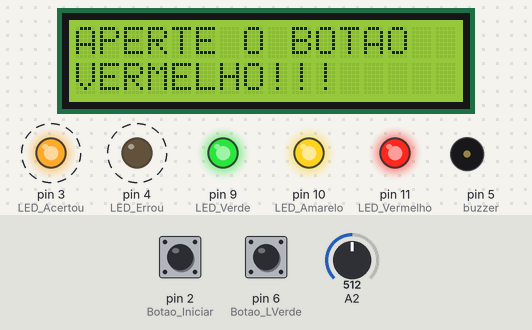
This sketch was run on a simulated Arduino Uno, built with avr-gcc and run on an emulated ATmega328P. Parts: 16×2 character LCD, output pins drawn as LEDs (lit = HIGH), buzzer (waves = sounding). Dashed ring = blinking. The test bench sets the inputs (shaded band); at power-on: pin 2 (Botao_Iniciar) LOW, pin 6 (Botao_LVerde) LOW, A2 = 512. Random numbers use the default seed unless the sketch sets one.

Above: at 1.28 s.
1.5 s: pin 2 (Botao_Iniciar) pulled HIGH for 0.35 s
At 2.2 s:
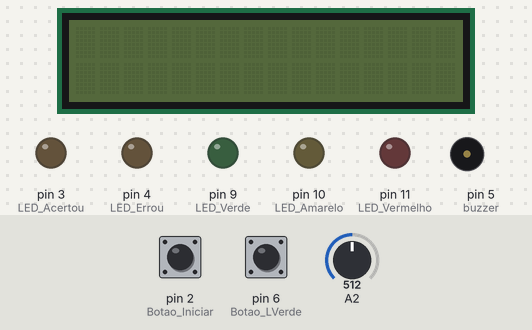
4.8 s: pin 6 (Botao_LVerde) pulled HIGH for 1 s
At 5.9 s:
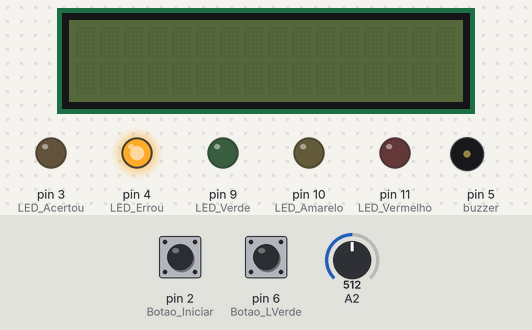
At 9.21 s:
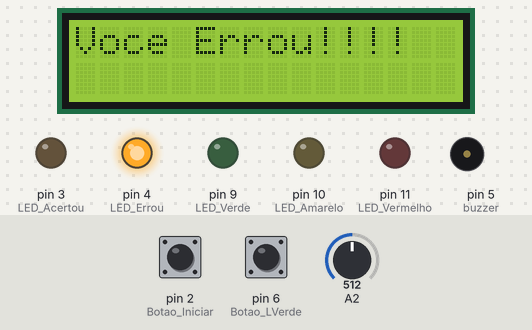
Timing chart, 0 to 13.6 s (numbered marks = the images above; inputs shaded):
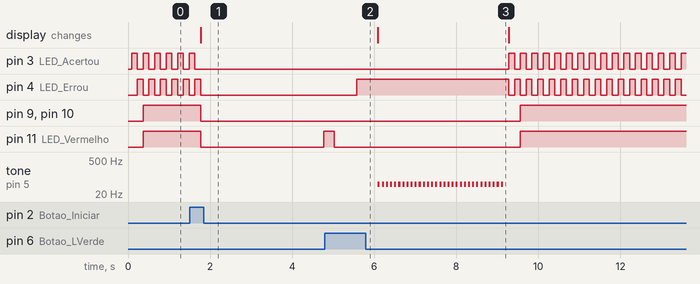

Measured:
- after the input at 1.5 s, pin 9 (LED_Verde), pin 10 (LED_Amarelo): HIGH → LOW after 0.27 s; pin 11 (LED_Vermelho): HIGH → LOW after 0.27 s, → HIGH 3.0 s later; the display: changes after 0.27 s (image 1)
- after the input at 4.8 s, pin 3 (LED_Acertou): alternates HIGH for 0.14 s and LOW for 0.14 s, starting after 4.5 s; pin 4 (LED_Errou): LOW → HIGH after 0.77 s, then repeats every 0.28 s: LOW 0.14 s, HIGH 0.14 s

The sketch:

arduinoGenius.ino
```cpp
// Créditos à Robson Couto pela Música
// Asa branca - Luiz Gonzaga
// Score available at https://musescore.com/user/190926/scores/181370

#include <LiquidCrystal_I2C.h>
#include <Wire.h>

LiquidCrystal_I2C lcd(0x27,2,1,0,4,5,6,7,3, POSITIVE);

int numerosSorteados[10];
int vezes = 0;
int contador;
int contador2;
int contador3;
int contador4;

boolean jogadorJogou = false;
int verificador = -1;
int jogadorJogada = -1;

#define NOTE_B0  31
#define NOTE_C1  33
#define NOTE_CS1 35
#define NOTE_D1  37
#define NOTE_DS1 39
#define NOTE_E1  41
#define NOTE_F1  44
#define NOTE_FS1 46
#define NOTE_G1  49
#define NOTE_GS1 52
#define NOTE_A1  55
#define NOTE_AS1 58
#define NOTE_B1  62
#define NOTE_C2  65
#define NOTE_CS2 69
#define NOTE_D2  73
#define NOTE_DS2 78
#define NOTE_E2  82
#define NOTE_F2  87
#define NOTE_FS2 93
#define NOTE_G2  98
#define NOTE_GS2 104
#define NOTE_A2  110
#define NOTE_AS2 117
#define NOTE_B2  123
#define NOTE_C3  131
#define NOTE_CS3 139
#define NOTE_D3  147
#define NOTE_DS3 156
#define NOTE_E3  165
#define NOTE_F3  175
#define NOTE_FS3 185
#define NOTE_G3  196
#define NOTE_GS3 208
#define NOTE_A3  220
#define NOTE_AS3 233
#define NOTE_B3  247
#define NOTE_C4  262
#define NOTE_CS4 277
#define NOTE_D4  294
#define NOTE_DS4 311
#define NOTE_E4  330
#define NOTE_F4  349
#define NOTE_FS4 370
#define NOTE_G4  392
#define NOTE_GS4 415
#define NOTE_A4  440
#define NOTE_AS4 466
#define NOTE_B4  494
#define NOTE_C5  523
#define NOTE_CS5 554
#define NOTE_D5  587
#define NOTE_DS5 622
#define NOTE_E5  659
#define NOTE_F5  698
#define NOTE_FS5 740
#define NOTE_G5  784
#define NOTE_GS5 831
#define NOTE_A5  880
#define NOTE_AS5 932
#define NOTE_B5  988
#define NOTE_C6  1047
#define NOTE_CS6 1109
#define NOTE_D6  1175
#define NOTE_DS6 1245
#define NOTE_E6  1319
#define NOTE_F6  1397
#define NOTE_FS6 1480
#define NOTE_G6  1568
#define NOTE_GS6 1661
#define NOTE_A6  1760
#define NOTE_AS6 1865
#define NOTE_B6  1976
#define NOTE_C7  2093
#define NOTE_CS7 2217
#define NOTE_D7  2349
#define NOTE_DS7 2489
#define NOTE_E7  2637
#define NOTE_F7  2794
#define NOTE_FS7 2960
#define NOTE_G7  3136
#define NOTE_GS7 3322
#define NOTE_A7  3520
#define NOTE_AS7 3729
#define NOTE_B7  3951
#define NOTE_C8  4186
#define NOTE_CS8 4435
#define NOTE_D8  4699
#define NOTE_DS8 4978
#define REST      0

int tempo = 120;
int buzzer = 5;

int melody[] = {
  NOTE_G4,8, NOTE_A4,8, NOTE_B4,4, NOTE_D5,4, NOTE_D5,4, NOTE_B4,4,
  NOTE_C5,4, NOTE_C5,2, NOTE_G4,8, NOTE_A4,8,
  NOTE_B4,4, NOTE_D5,4, NOTE_D5,4, NOTE_C5,4,

  NOTE_B4,2, REST,8, NOTE_G4,8, NOTE_G4,8, NOTE_A4,8,
  NOTE_B4,4, NOTE_D5,4, REST,8, NOTE_D5,8, NOTE_C5,8, NOTE_B4,8,
  NOTE_G4,4, NOTE_C5,4, REST,8, NOTE_C5,8, NOTE_B4,8, NOTE_A4,8,

  NOTE_A4,4, NOTE_B4,4, REST,8, NOTE_B4,8, NOTE_A4,8, NOTE_G4,8,
  NOTE_G4,2, REST,8, NOTE_G4,8, NOTE_G4,8, NOTE_A4,8,
  NOTE_B4,4, NOTE_D5,4, REST,8, NOTE_D5,8, NOTE_C5,8, NOTE_B4,8,

  NOTE_G4,4, NOTE_C5,4, REST,8, NOTE_C5,8, NOTE_B4,8, NOTE_A4,8,
  NOTE_A4,4, NOTE_B4,4, REST,8, NOTE_B4,8, NOTE_A4,8, NOTE_G4,8,
  NOTE_G4,4, NOTE_F5,8, NOTE_D5,8, NOTE_E5,8, NOTE_C5,8, NOTE_D5,8, NOTE_B4,8,

  NOTE_C5,8, NOTE_A4,8, NOTE_B4,8, NOTE_G4,8, NOTE_A4,8, NOTE_G4,8, NOTE_E4,8, NOTE_G4,8,
  NOTE_G4,4, NOTE_F5,8, NOTE_D5,8, NOTE_E5,8, NOTE_C5,8, NOTE_D5,8, NOTE_B4,8,
  NOTE_C5,8, NOTE_A4,8, NOTE_B4,8, NOTE_G4,8, NOTE_A4,8, NOTE_G4,8, NOTE_E4,8, NOTE_G4,8,
  NOTE_G4,-2, REST,4
};

int notes = sizeof(melody) / sizeof(melody[0]) / 2;
int wholenote = (60000 * 4) / tempo;
int divider = 0, noteDuration = 0;


// ========================================================//
// ========================================================//


void setup() {
  pinMode(3, OUTPUT);   // LED Acertou
  pinMode(4, OUTPUT);   // LED Errou
  pinMode(5, OUTPUT);   // Buzzer
  pinMode(2, INPUT);    // Botao Iniciar
  pinMode(6, INPUT);    // Botao LVerde
  pinMode(7, INPUT);    // Botao LAmarelo
  pinMode(8, INPUT);    // Botao LVermelho
  pinMode(9, OUTPUT);   // LED Verde
  pinMode(10, OUTPUT);  // LED Amarelo
  pinMode(11, OUTPUT);  // LED Vermelho

  randomSeed(analogRead(2));

  for(contador = 0; contador <= 9; contador++){
    numerosSorteados[contador] = random(9, 12);
  }

  lcd.begin(16,2);
  lcd.setBacklight(HIGH);
  lcd.setCursor(0,0);
  lcd.print("APERTE O BOTAO");
  lcd.setCursor(0,1);
  lcd.print("VERMELHO!!!");

  while(true){
    if(digitalRead(2) == HIGH){
      digitalWrite(3, LOW);
      digitalWrite(4, LOW);
      digitalWrite(9, LOW);
      digitalWrite(10, LOW);
      digitalWrite(11, LOW);
      lcd.setBacklight(LOW);
      lcd.clear();
      break;
    }else{
      digitalWrite(3, HIGH);
      digitalWrite(4, LOW);
      delay(140);
      digitalWrite(3, LOW);
      digitalWrite(4, HIGH );
      delay(140);
      digitalWrite(9, HIGH);
      digitalWrite(10, HIGH);
      digitalWrite(11, HIGH);
    }
  }

  jogo();
}


// ========================================================//
// ========================================================//


  void jogo(){
    for(contador2 = 0; contador2 <= 9; contador2++){
      delay(3000);
      jogadorJogou = false;
      verificador = -1;
      for(contador3 = 0; contador3 <= vezes; contador3++){
        digitalWrite(numerosSorteados[contador3], HIGH);
        delay(250);
        digitalWrite(numerosSorteados[contador3], LOW);
        delay(250);
      }
      jogador();
      vezes++;
    }

    lcd.clear();
    lcd.setBacklight(HIGH);
    lcd.setCursor(0,0);
    lcd.print("VOCE VENCEU!!!!");

    for (int thisNote = 0; thisNote < notes * 2; thisNote = thisNote + 2) {
      divider = melody[thisNote + 1];
      if (divider > 0) {
        noteDuration = (wholenote) / divider;
      } else if (divider < 0) {
        noteDuration = (wholenote) / abs(divider);
        noteDuration *= 1.5;
      }
      tone(buzzer, melody[thisNote], noteDuration * 0.9);
      delay(noteDuration);
      noTone(buzzer);
    }

    asm volatile("jmp 0");
  }


// ========================================================//


  int escolhaJogador(){
     if(digitalRead(6) == HIGH){
      delay(300);
      jogadorJogou = true;
      return 6;
     }
     if(digitalRead(7) == HIGH){
      delay(300);
      jogadorJogou = true;
      return 7;
     }
     if(digitalRead(8) == HIGH){
      delay(300);
      jogadorJogou = true;
      return 8;
     }
  }


// ========================================================//


  void jogador(){
    for(contador4 = 0; contador4 <= vezes; contador4++){
      while(!(verificador == vezes)){
        if(!jogadorJogou){
          jogadorJogada = escolhaJogador();
        }else{
          break;
        }
      }

      if(jogadorJogada == 6){
        if(numerosSorteados[contador4] == 9){
          digitalWrite(3, HIGH);
          delay(50);
          verificador++;
          jogadorJogada = -1;
          jogadorJogou = false;
          delay(50);
          digitalWrite(3, LOW);
          continue;
        }else{
          digitalWrite(4, HIGH);
          perdeu();
        }
      }

      if(jogadorJogada == 7){
        if(numerosSorteados[contador4] == 10){
          digitalWrite(3, HIGH);
          delay(50);
          verificador++;
          jogadorJogada = -1;
          jogadorJogou = false;
          delay(50);
          digitalWrite(3, LOW);
          continue;
        }else{
          digitalWrite(4, HIGH);
          perdeu();
        }
      }

      if(jogadorJogada == 8){
        if(numerosSorteados[contador4] == 11){
          digitalWrite(3, HIGH);
          delay(50);
          verificador++;
          jogadorJogada = -1;
          jogadorJogou = false;
          delay(50);
          digitalWrite(3, LOW);
          continue;
        }else{
          digitalWrite(4, HIGH);
          perdeu();
        }
      }
    }
  }


// ========================================================//


  void perdeu(){
    delay(500);
    lcd.clear();
    lcd.setBacklight(HIGH);
    lcd.setCursor(0,0);
    lcd.print("Voce Errou!!!!");
    for(contador = 0; contador <= 30; contador++){
      tone(5, 50);
      delay(50);
      noTone(5);
      delay(50);
    }
    asm volatile("jmp 0");
  }


// ========================================================//
// ========================================================//


void loop() {}


// ========================================================//
// ========================================================//
```
